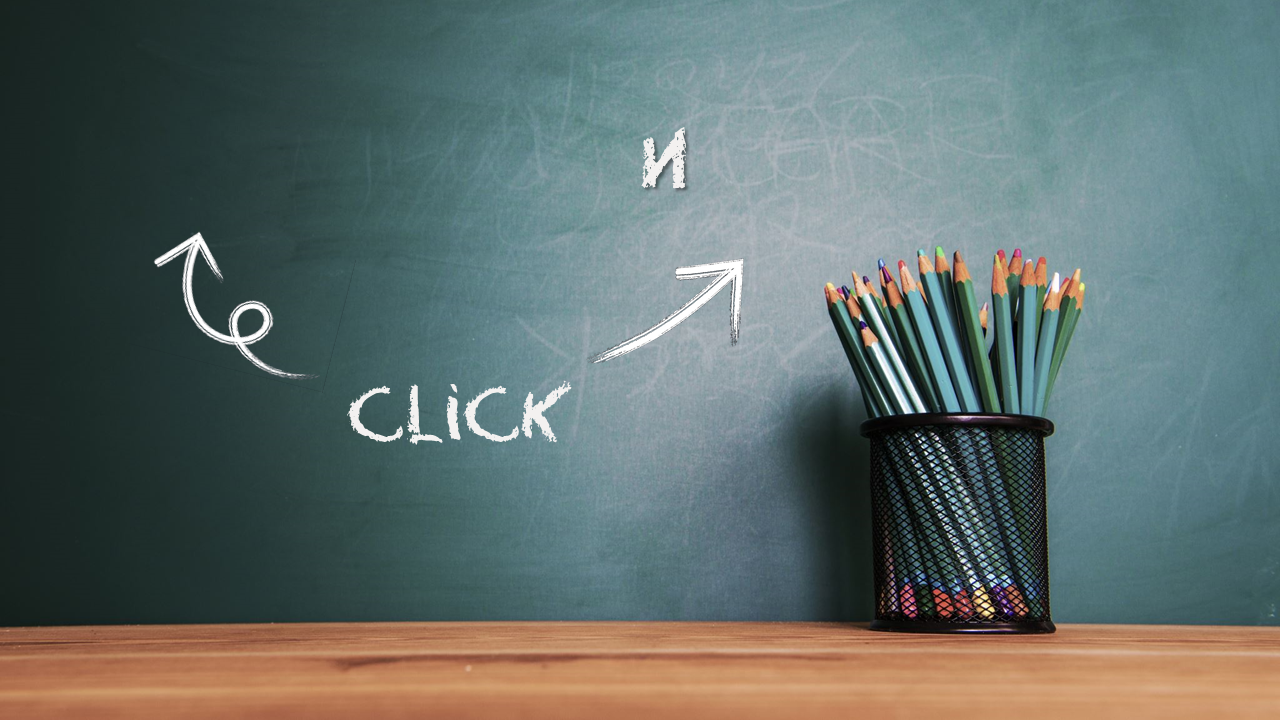
#> input picture initial_page_2.png, 1280 x 720 px
$ python -i 'cgh_image_processing_plus_opneCV_(Beta_25).py'   (imports and definitions only)   (older library calls are emulated)
#> lines starting #> are read from the running program, lines starting #| are printed output that depends on the picture
#> further down, picture is the input picture: shape (720, 1280, 3); mean B, G, R 106.9, 109.7, 96.9
'''
>> Beta 25
photo 메뉴 구성 수정
'''

from tkinter import *                       #(1-3)
from tkinter import ttk     # Beta_3 추가
from tkinter import messagebox
from tkinter.filedialog import *
from tkinter.simpledialog import *
import math
import cv2      #(3-3)
import numpy as np
from tkinter import messagebox, filedialog     # Beta_3 추가
import os.path #파일 처리 / 다음부터는 복붙
from PIL import Image, ImageTk  # Beta_5 필요한 lib import # Beta 20 초기화면 인미지 추가
import threading                # Beta_5 필요한 lib import
import time                     # Beta_5 필요한 lib import
from ultralytics import YOLO    # Beta 6 Yolo lib import
import cv2                      # Beta 6 Yolo lib import
from tkinter import font as tkfont
import logging


## 함수 선언부 ##
# [68 lines left out: functions create_button, create_initial_screen, not called in this run]
def malloc2D(h, w, initValue=0) :  #(6-5) 3차원배열을 미리 준비하자, default 파라미터를 사용하면 아주 편해요~
    memory = [[initValue for _ in range(w)] for _ in range(h)]
    return memory   # C 언어 계열을 제외하고는 메모리 해제를 해줄 필요가없음
def malloc3D(h, w, t, initValue=0) :  #(3-3) 3차원배열을 미리 준비하자, default 파라미터를 사용하면 아주 편해요~
    memory = [[[initValue for _ in range(w)] for _ in range(h)] for _ in range(t)]
    return memory   # C 언어 계열을 제외하고는 메모리 해제를 해줄 필요가없음
# [32 lines left out: functions OnCV2OutImage, OnSaveDocument, not called in this run]
def OnCloseDocument() :  #(5-5)
    global window, canvas, paper, inImage, outImage     #(4-1) global로 전역변수 설정해주자!
    global inH, inW, outH, outW, inPhoto, outPhoto, filename
# [125 lines left out: functions OnOpenDocument, OnDraw, setup_ui, not called in this run]
def add_home_button():  # Beta 24 함수 추가
    global menu_frame
    Button(menu_frame, text="홈 화면", command=go_to_home).pack(fill=X, padx=10, pady=5)
def go_to_home():       # Beta 24 함수 추가
    create_initial_screen()
    setup_ui()  # UI를 초기 상태로 재설정
# [76 lines left out: functions reset_all_variables, play_video, video_play_thread, stop_video, not called in this run]
def pause_video():
    global video_playing
    video_playing = False
# [54 lines left out: functions resize_frame, reset_video_capture, use_camera, not called in this run]

def start_camera():  # Beta 6 캠 사용 버튼 추가, 초기 메뉴에서 바로 비디오 메뉴 버튼과 카메라 사용을 동시에 사용할수있는 버튼 추가
    create_video_menu()
    use_camera()

# [353 lines left out: functions process_video, update_object_count_display, switch_to_image_processing, switch_to_video_processing, create_image_menu, create_video_menu and 6 more, not called in this run]

import  colorsys #RGB를 HSV로 변환
# [125 lines left out: functions embossImageHSV, bwImage, posterImage, mirrorImage, zoomImage, not called in this run]
# [14 lines that did not run here, left out]
# [579 lines left out: functions moveImage, rotationImage, rotateImage, blurImageHSV, blurImageRGB, sharpRGB and 17 more, not called in this run]

### yolo 적용 kkh 함수 추가 ###  Beta 8에서 추가
def apply_hsv_emboss(image):
    hsv = cv2.cvtColor(image, cv2.COLOR_BGR2HSV)
#> hsv: shape (720, 1280, 3); mean H, S, V 79.6, 79.9, 120.8
    h, s, v = cv2.split(hsv)
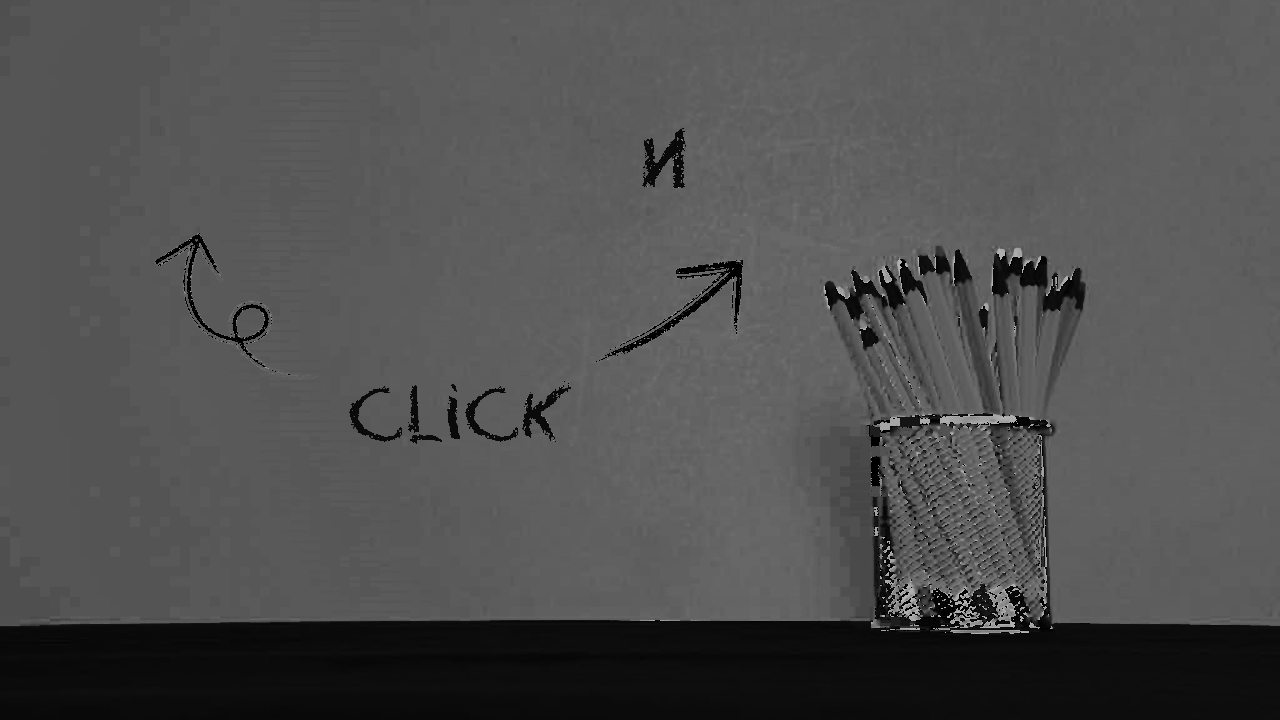
#> h: shape (720, 1280); min 0, max 179, mean 79.6
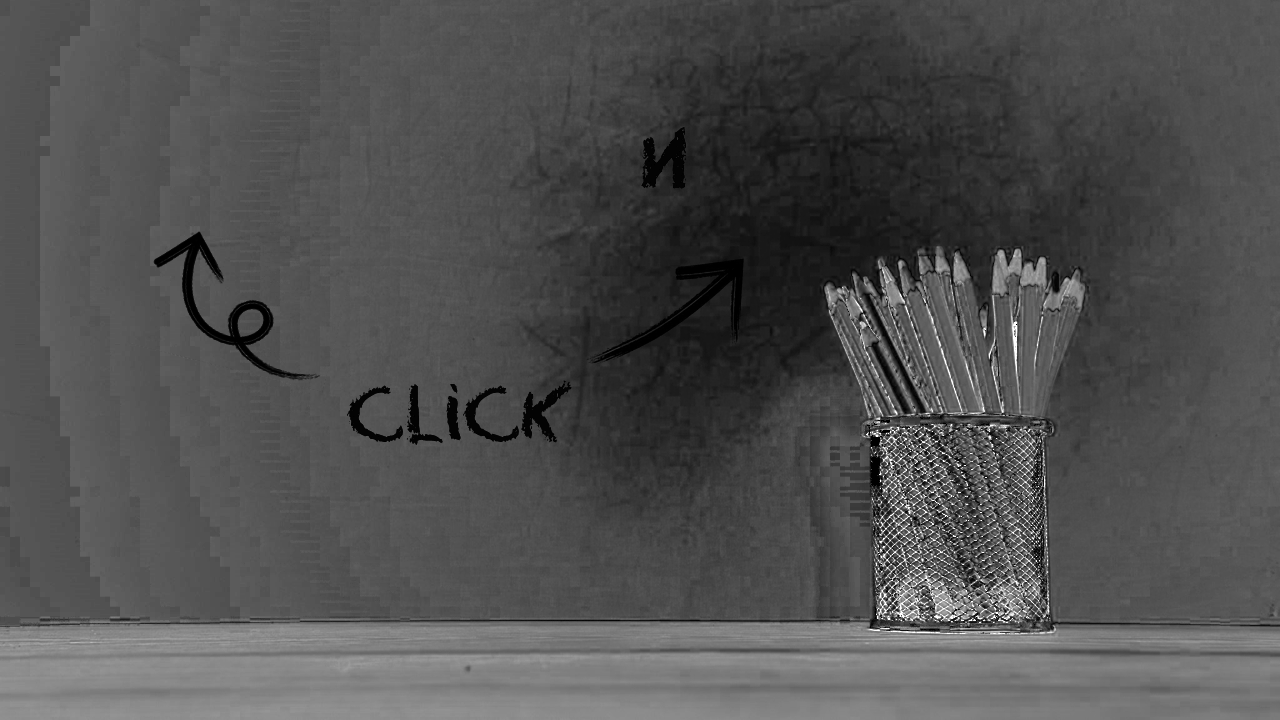
#> s: shape (720, 1280); min 0, max 255, mean 79.9
    kernel = np.array([[-2,-1,0], [-1,1,1], [0,1,2]])
    v = cv2.filter2D(v, -1, kernel)
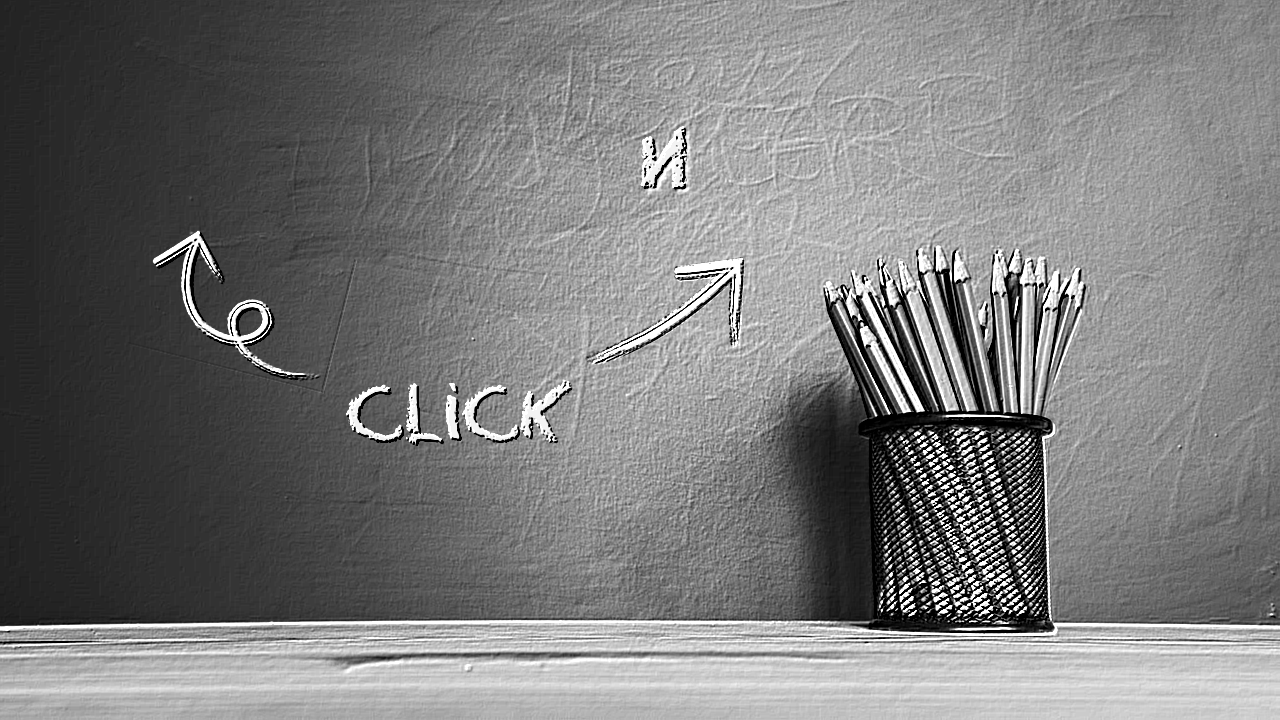
#> v: shape (720, 1280); min 0, max 255, mean 121.8
    final_hsv = cv2.merge([h, s, v])
#> final_hsv: shape (720, 1280, 3); mean H, S, V 79.6, 79.9, 121.8
    return cv2.cvtColor(final_hsv, cv2.COLOR_HSV2BGR)
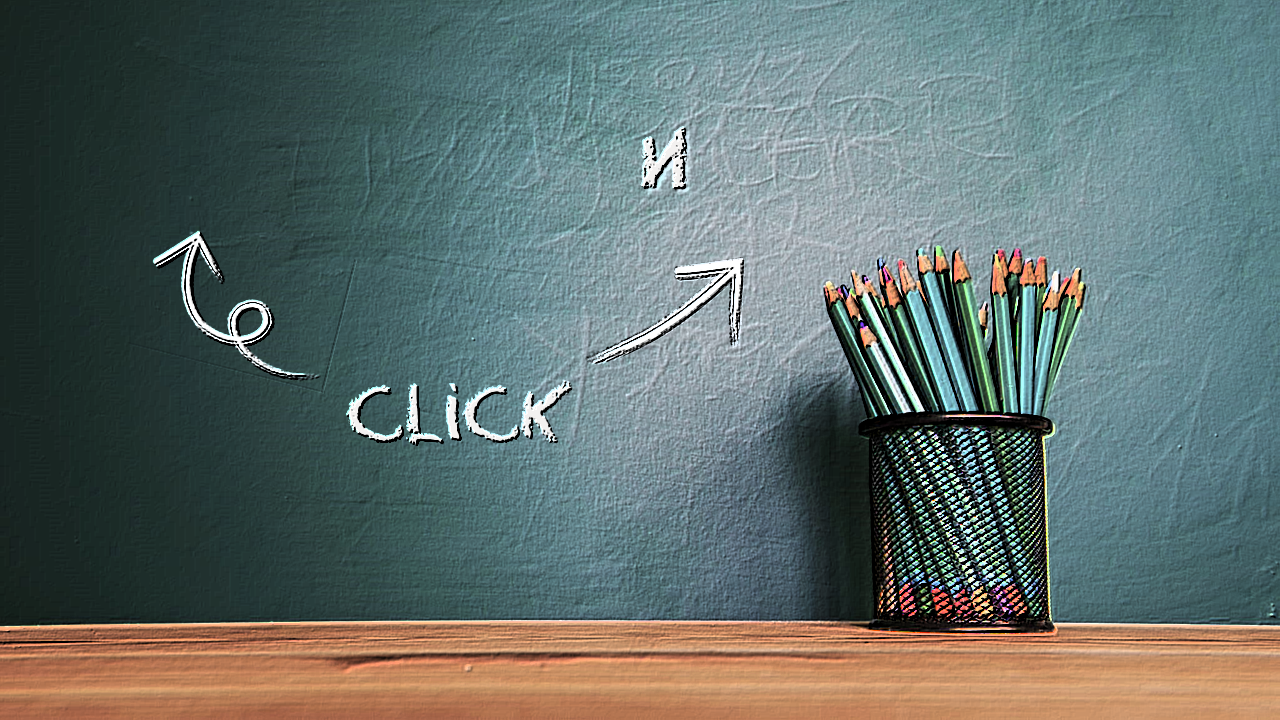
#> returned value: shape (720, 1280, 3); mean B, G, R 107.1, 110.3, 97.4
def apply_mirror(image):
    return cv2.flip(image, 1)
# [16 lines left out: functions apply_mosaic_to_persons, apply_mosaic, not called in this run]
def apply_blur(image):
    return cv2.GaussianBlur(image, (15, 15), 0)
def apply_sharpen(image):
    kernel = np.array([[-1,-1,-1], [-1,9,-1], [-1,-1,-1]])
    return cv2.filter2D(image, -1, kernel)
def apply_grayscale(image):
    return cv2.cvtColor(image, cv2.COLOR_BGR2GRAY)
def apply_invert(image):
    return cv2.bitwise_not(image)
# [22 lines left out: function add_status_text, not called in this run]

### kkh 토글 함수 추가 ###    Beta 8에서 추가
def toggle_mosaic():
    global mosaic_enabled
    mosaic_enabled = not mosaic_enabled
def toggle_blur():
    global blur_enabled
    blur_enabled = not blur_enabled
def toggle_sharpen():
    global sharpen_enabled
    sharpen_enabled = not sharpen_enabled
def toggle_grayscale():
    global grayscale_enabled
    grayscale_enabled = not grayscale_enabled
def toggle_invert():
    global invert_enabled
    invert_enabled = not invert_enabled
def toggle_mirror():
    global mirror_enabled
    mirror_enabled = not mirror_enabled
def toggle_hsv_emboss():
    global hsv_emboss_enabled
    hsv_emboss_enabled = not hsv_emboss_enabled

# [71 lines left out: functions toggle_yolo, load_yolo_model, reset_yolo_state, update_yolo_button_text, not called in this run]

## 전역 변수부 ##
window, canvas, paper = None, None, None    #(1-1)
inImage, outImage = [], []      #(3-1) unsigned char **m_inImage.... 영상처리를 위한 전역변수 선언!
inH, inW, outH, outW = [0]*4
inPhoto, outPhoto = None, None      #(3-2) OpenCV를 사용하려면 설치해야함(p38)
filename = None
RGB, RR, GG, BB = 3, 0, 1, 2    #(4-5)
video_capture = None    # Beta 5: 비디오 관련 전역 변수 추가
video_playing = False   # Beta 5: 비디오 관련 전역 변수 추가
# [1 line not run here, left out]
video_path = None     # Beta 5: 비디오 관련 전역 변수 추가
# [1 line that did not run here, left out]
paused = False  # Beta 8에서 추가
mosaic_enabled = False  # Beta 8에서 추가
blur_enabled = False  # Beta 8에서 추가
sharpen_enabled = False  # Beta 8에서 추가
grayscale_enabled = False  # Beta 8에서 추가
invert_enabled = False  # Beta 8에서 추가
mirror_enabled = False  # Beta 8에서 추가
hsv_emboss_enabled = False  # Beta 8에서 추가
video_thread = None  # Beta 11 비디오 재생 스레드를 관리하기 위한 변수
yolo_enabled = False  # YOLO 활성화 상태를 위한 변수 추가
person_count_label = None
object_counts = {}  # Beta 18 전역 변수 추가
tracked_ids = set() # Beta 18
model = None


## 메인 코드부 ##
# [3 lines not run here, left out]

# 전체 레이아웃을 위한 프레임 (초기에는 숨김)
main_frame = Frame(window)

# 왼쪽 메뉴 프레임 (고정 너비)
menu_frame = Frame(main_frame, width=100, bg='lightgray')
# [2 lines not run here, left out]

# 오른쪽 캔버스 프레임
canvas_frame = Frame(main_frame)
# [1 line not run here, left out]

# 상태바
sbar = Label(window, text="상태바", bd=1, relief=SUNKEN, anchor=W)
# [6 lines not run here, left out]

>>> import cv2
>>> picture = cv2.imread('initial_page_2.png')
>>> result = apply_hsv_emboss(picture)
